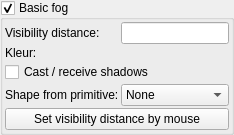
            <widget class="MyGroupBox" name="groupCheck_basic_fog_enabled">
             <property name="toolTip">
              <string>&lt;html&gt;&lt;head/&gt;&lt;body&gt;&lt;p&gt;Uniform fog with constant density throughout space.&lt;/p&gt;&lt;p&gt;In the &lt;b&gt;Full OpenCL&lt;/b&gt; engine, enabling/disabling basic fog is instant (runtime toggle, no kernel recompile).&lt;/p&gt;&lt;p&gt;Example:&lt;/p&gt;&lt;p&gt;&lt;img src=&quot;:/tooltips/tooltips_images/image - shader - fog.jpeg&quot;/&gt;&lt;/p&gt;&lt;/body&gt;&lt;/html&gt;</string>
             </property>
             <property name="title">
              <string>Basic fog</string>
             </property>
             <property name="checkable">
              <bool>true</bool>
             </property>
             <layout class="QVBoxLayout" name="verticalLayout_30">
              <property name="spacing">
               <number>2</number>
              </property>
              <property name="leftMargin">
               <number>2</number>
              </property>
              <property name="topMargin">
               <number>2</number>
              </property>
              <property name="rightMargin">
               <number>2</number>
              </property>
              <property name="bottomMargin">
               <number>2</number>
              </property>
              <item>
               <layout class="QGridLayout" name="gridLayout_10" columnstretch="0,0">
                <property name="spacing">
                 <number>2</number>
                </property>
                <item row="0" column="1">
                 <widget class="MyLineEdit" name="logedit_basic_fog_visibility">
                  <property name="toolTip">
                   <string>&lt;html&gt;&lt;head/&gt;&lt;body&gt;&lt;p&gt;Visibility distance of fog. Visibility can be set by using '&lt;span style=" font-style:italic;"&gt;Set visibility distance by mouse'&lt;/span&gt; button&lt;/p&gt;&lt;p&gt;Lower values produce denser fog,&lt;/p&gt;&lt;/body&gt;&lt;/html&gt;</string>
                  </property>
                  <property name="alignment">
                   <set>Qt::AlignLeading|Qt::AlignLeft|Qt::AlignVCenter</set>
                  </property>
                 </widget>
                </item>
                <item row="3" column="1">
                 <widget class="MyComboBox" name="comboBox_basic_fog_primitive">
                  <property name="toolTip">
                   <string>Selects the geometric primitive used to define the spatial boundaries of basic fog. The chosen shape (such as box, sphere, or other available primitives) determines where in the scene the basic fog effect will be applied, allowing for precise control over the fog’s location and extent.</string>
                  </property>
                  <item>
                   <property name="text">
                    <string>None</string>
                   </property>
                  </item>
                 </widget>
                </item>
                <item row="0" column="0">
                 <widget class="QLabel" name="label_63">
                  <property name="text">
                   <string>Visibility distance:</string>
                  </property>
                 </widget>
                </item>
                <item row="1" column="0">
                 <widget class="QLabel" name="label_64">
                  <property name="text">
                   <string>Kleur:</string>
                  </property>
                 </widget>
                </item>
                <item row="3" column="0">
                 <widget class="QLabel" name="label_72">
                  <property name="text">
                   <string>Shape from primitive:</string>
                  </property>
                 </widget>
                </item>
                <item row="1" column="1">
                 <widget class="MyColorButton" name="colorButton_basic_fog_color" native="true">
                  <property name="toolTip">
                   <string>&lt;html&gt;&lt;head/&gt;&lt;body&gt;&lt;p&gt;Color of fog effect&lt;/p&gt;&lt;/body&gt;&lt;/html&gt;</string>
                  </property>
                  <property name="text" stdset="0">
                   <string>PushButton</string>
                  </property>
                 </widget>
                </item>
                <item row="2" column="0" colspan="2">
                 <widget class="MyCheckBox" name="checkBox_basic_fog_cast_shadows">
                  <property name="toolTip">
                   <string>&lt;html&gt;&lt;head/&gt;&lt;body&gt;&lt;p&gt;Enables full shadow interaction for basic fog. &lt;/p&gt;&lt;p&gt;When activated, basic fog volumes will both cast shadows onto scene geometry and receive shadows from other objects and light sources. &lt;/p&gt;&lt;p&gt;This affects how light propagates through the fog, allowing occlusion effects and shadowed regions within and behind fog areas. &lt;/p&gt;&lt;p&gt;The result is a more physically accurate and visually integrated rendering of fog, though enabling this may increase computational complexity and rendering time due to additional light and shadow sampling.&lt;/p&gt;&lt;/body&gt;&lt;/html&gt;</string>
                  </property>
                  <property name="text">
                   <string>Cast / receive shadows</string>
                  </property>
                 </widget>
                </item>
               </layout>
              </item>
              <item>
               <widget class="QPushButton" name="pushButton_set_fog_by_mouse">
                <property name="sizePolicy">
                 <sizepolicy hsizetype="Minimum" vsizetype="Maximum">
                  <horstretch>0</horstretch>
                  <verstretch>0</verstretch>
                 </sizepolicy>
                </property>
                <property name="toolTip">
                 <string>&lt;html&gt;&lt;head/&gt;&lt;body&gt;&lt;p&gt;Sets visibility distance using mouse pointer. Point the object which should be the farthest visible.&lt;/p&gt;&lt;p&gt;After using it don't forget to change &lt;span style=" font-style:italic;"&gt;Navigation&lt;/span&gt; / &lt;span style=" font-style:italic;"&gt;Mouse click function&lt;/span&gt; to continue work with the camera.&lt;/p&gt;&lt;/body&gt;&lt;/html&gt;</string>
                </property>
                <property name="text">
                 <string>Set visibility distance by mouse</string>
                </property>
               </widget>
              </item>
             </layout>
            </widget>
